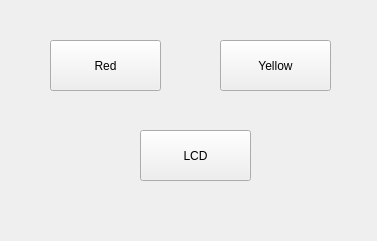
<?xml version="1.0" encoding="UTF-8"?>
<ui version="4.0">
 <class>MainWindow</class>
 <widget class="QMainWindow" name="MainWindow">
  <property name="geometry">
   <rect>
    <x>0</x>
    <y>0</y>
    <width>377</width>
    <height>241</height>
   </rect>
  </property>
  <property name="windowTitle">
   <string>MainWindow</string>
  </property>
  <widget class="QWidget" name="centralWidget">
   <widget class="QPushButton" name="pushButton">
    <property name="geometry">
     <rect>
      <x>50</x>
      <y>40</y>
      <width>111</width>
      <height>51</height>
     </rect>
    </property>
    <property name="text">
     <string>Red</string>
    </property>
   </widget>
   <widget class="QPushButton" name="pushButton_2">
    <property name="geometry">
     <rect>
      <x>220</x>
      <y>40</y>
      <width>111</width>
      <height>51</height>
     </rect>
    </property>
    <property name="text">
     <string>Yellow</string>
    </property>
   </widget>
   <widget class="QPushButton" name="pushButton_3">
    <property name="geometry">
     <rect>
      <x>140</x>
      <y>130</y>
      <width>111</width>
      <height>51</height>
     </rect>
    </property>
    <property name="text">
     <string>LCD</string>
    </property>
   </widget>
  </widget>
 </widget>
 <layoutdefault spacing="6" margin="11"/>
 <resources/>
 <connections/>
</ui>
